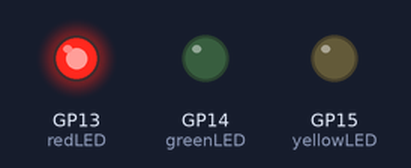
Recording of a program running on a simulated Raspberry Pi Pico running MicroPython. Shown: output pins drawn as LEDs (lit = HIGH).

Above: at 1.5 s.
At 5.0 s:
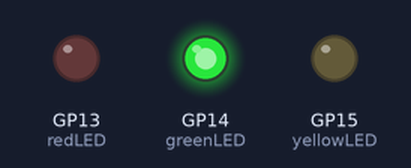
At 8.0 s:
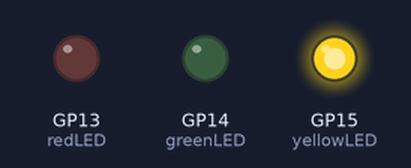
At 9.5 s:
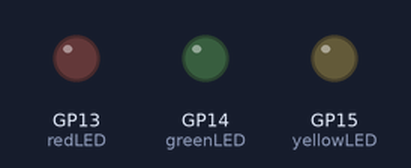
Timing chart, 0 to 14.3 s (numbered marks = the images above):
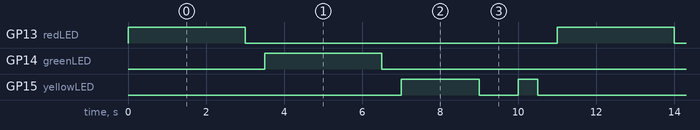

Measured:
- by itself, GP13 (redLED), GP14 (greenLED): alternates HIGH for 3.0 s and LOW for 8.0 s
- by itself, GP15 (yellowLED): repeats every 11.0 s: LOW 1.0 s, HIGH 0.50 s, LOW 7.5 s, HIGH 2.0 s
- by itself, everything shown: repeats every 11.0 s, in 8 steps

The program:

08_3LED.py
```python
from machine import Pin
from utime import sleep

redLED = Pin(13,Pin.OUT)
greenLED = Pin(14,Pin.OUT)
yellowLED = Pin(15,Pin.OUT)

while True:
    #控制紅燈
    redLED.value(1)
    sleep(3)
    redLED.value(0)
    sleep(0.5)
    #控制綠燈
    greenLED.value(1)
    sleep(3)
    greenLED.value(0)
    sleep(0.5)
    #控制黃燈
    yellowLED.value(1)
    sleep(2)
    yellowLED.value(0)
    sleep(1)
    yellowLED.value(1)
    sleep(0.5)
    yellowLED.value(0)
    sleep(0.5)
```
